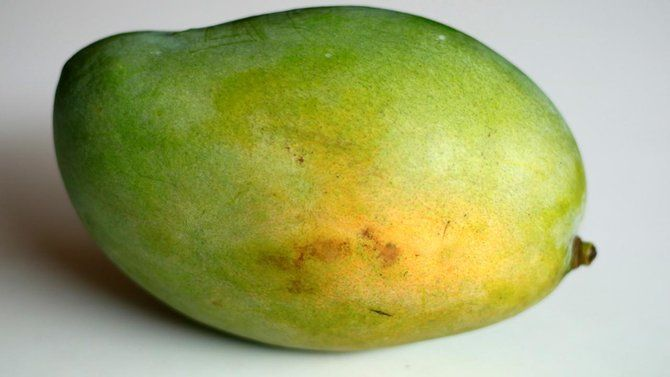
#> input picture part-ripe.jpg, 670 x 377 px
$ python -i app.py   (imports and definitions only)
#> lines starting #> are read from the running program, lines starting #| are printed output that depends on the picture; after the words box and inside, x2 and y2 are one past the last pixel; in counts of white or black regions, pixels touching at a corner belong together
import streamlit as st
import cv2
import numpy as np
import pickle
from PIL import Image

# ==========================
# Load Model
# ==========================
# [2 lines not run here, left out]


# ==========================
# Segmentation
# ==========================
def segment_mango(image):
    blurred = cv2.GaussianBlur(image, (5, 5), 0)

    hsv = cv2.cvtColor(blurred, cv2.COLOR_RGB2HSV)
#> hsv: shape (377, 670, 3); mean H, S, V 48.6, 111.7, 171

    mask1 = cv2.inRange(
        hsv,
        np.array([10, 30, 30]),
        np.array([95, 255, 255])
    )
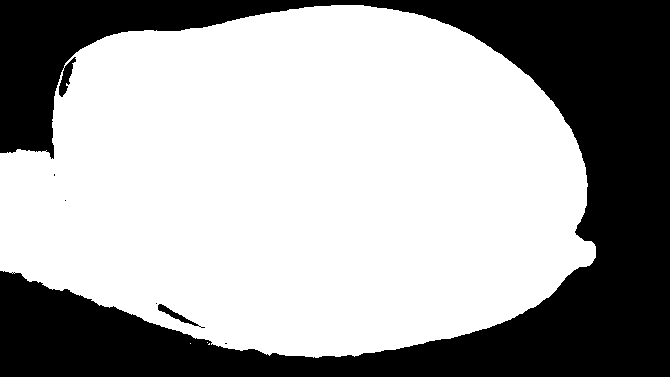
#> mask1: shape (377, 670); 64.4% white; 6 black regions (4 under 20 px), largest, box (x1, y1, x2, y2) and area: (0, 0, 670, 377) 89577, (158, 304, 205, 328) 216

    mask2 = cv2.inRange(
        hsv,
        np.array([0, 30, 30]),
        np.array([10, 255, 255])
    )
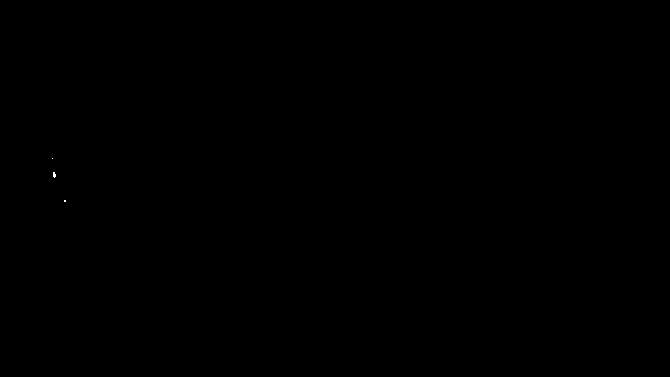
#> mask2: shape (377, 670); 0.01% white in thin lines or dots, all inside (x1, y1, x2, y2) = (52, 158, 66, 202)

    mask = cv2.bitwise_or(mask1, mask2)

    return mask


# ==========================
# Feature Extraction
# ==========================
def extract_features(image, mask):

    hsv = cv2.cvtColor(image, cv2.COLOR_RGB2HSV)
#> hsv: shape (377, 670, 3); mean H, S, V 48.5, 112.1, 171.1

    mask_pixels = mask > 0

    h_mean = np.mean(hsv[:, :, 0][mask_pixels])
#> h_mean = 32.69
    s_mean = np.mean(hsv[:, :, 1][mask_pixels])
#> s_mean = 167.6
    v_mean = np.mean(hsv[:, :, 2][mask_pixels])
#> v_mean = 153.1

    return np.array([[h_mean, s_mean, v_mean]])


# ==========================
# Prediction
# ==========================
def predict(image):

    mask = segment_mango(image)

    features = extract_features(image, mask)
#> features = [[32.69, 167.6, 153.1]]

#> (the run stopped early here; a loop or call above may not have finished)

$ run again, on unripe.jpg
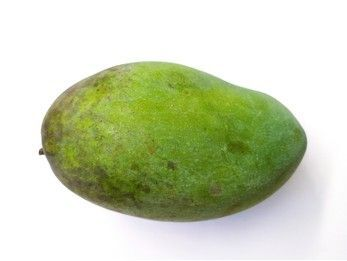
#> input picture unripe.jpg, 347 x 261 px
#> in segment_mango, `mask1 = cv2.inRange( hsv, np.array([10, 30, 30]), np.array([95, 255, 2..`:
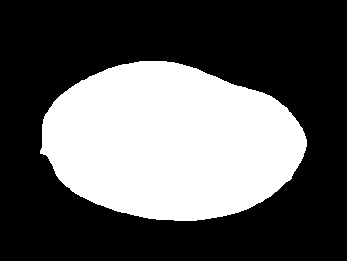
#> mask1: shape (261, 347); 35.5% white; 1 white region, box (x1, y1, x2, y2) and area: (40, 61, 307, 221) 32194
#> mask2: shape (261, 347); every value is 0
#> h_mean = 38
#> s_mean = 156.3
#> v_mean = 140.9
#> features = [[38, 156.3, 140.9]]
